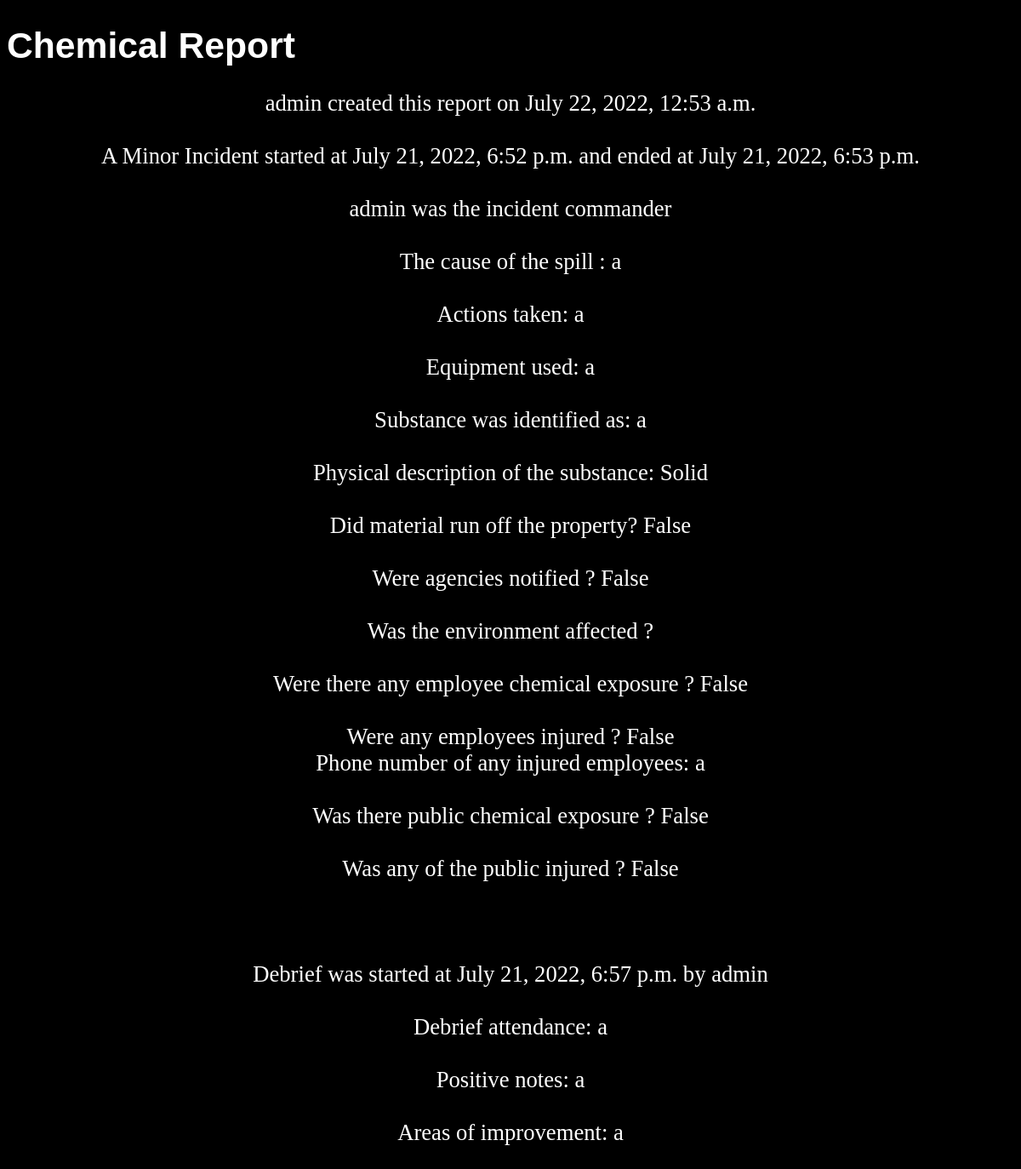
/Report/chemicalreport_detail/2, run on the app's committed database.
### Report/models.py (models this page shows, shortened)
class ChemicalReport(models.Model):
    user = models.ForeignKey(User, on_delete=models.SET_NULL, null=True, related_name='ChemicalCreator')
    created = models.DateTimeField(auto_now_add=True)
    updated = models.DateTimeField(auto_now=True)
    date_and_time_of_incident_start = models.DateTimeField()
    date_and_time_of_incident_end = models.DateTimeField()
    incident_commander = models.ForeignKey(User, on_delete=models.SET_NULL, null=True, related_name='ChemicalCommander')
    incident_type = models.ForeignKey(IncidentType, on_delete=models.SET_NULL, null=True)
    cause_of_incident = models.TextField()
    actions_taken = models.TextField()
    equipment_used = models.TextField()
    identify_substance = models.TextField()
    physical_description = models.ForeignKey(PhysicalDescription, on_delete=models.SET_NULL, null=True )
    material_run_off_property = models.BooleanField(default=False)
    agencies_notified = models.BooleanField(default=False)
    Environment_affected = models.BooleanField(default=False)
    employee_chemical_exposure = models.BooleanField(default=False)
    employee_injured = models.BooleanField(default=False)
    employee_phone_number = models.CharField(max_length=15)
    public_chemical_exposure = models.BooleanField(default=False)
    public_injured = models.BooleanField(default=False)
    debrief_attendance = models.TextField()
    positive_notes = models.TextField()
    areas_of_improvement = models.TextField()
    debrief_commander = models.ForeignKey(User, on_delete=models.SET_NULL, null=True,related_name='ChemicalDebriefCommander')
    debrief_date_time = models.DateTimeField()
    class Meta:
        ordering = ['-created']

class IncidentType(models.Model):
    type = models.CharField(max_length=100)
    description = models.CharField(max_length=140,blank=True, null=True)
    def __str__(self):
        return self.type

class PhysicalDescription(models.Model):
    state = models.CharField(max_length=100)
    other = models.CharField(max_length=100, blank=True, null=True)
    def __str__(self):
        return self.state

### Report/views.py (the view)
# urls.py: path('chemicalreport_detail/<int:pk>',ChemicalDetailView.as_view(),name='chemicalreport_detail'),
class ChemicalDetailView(DetailView):
    model = ChemicalReport

### Report/templates/Report/chemicalreport_detail.html
{% extends 'base.html' %}
{% block content %}
<h1>Chemical Report</h1>
<p>
{{chemicalreport.user}} created this report on {{chemicalreport.created}}
<br>
<br>
A {{chemicalreport.incident_type}} started at {{chemicalreport.date_and_time_of_incident_start}} and ended at {{chemicalreport.date_and_time_of_incident_end}}
<br>
<br>
{{chemicalreport.incident_commander}} was the incident commander
<br><br>
The cause of the spill : {{chemicalreport.cause_of_incident}}
<br><br>
Actions taken: {{chemicalreport.actions_taken}}
<br><br>
Equipment used: {{chemicalreport.equipment_used}}
<br><br>
Substance was identified as: {{chemicalreport.identify_substance}}
<br><br>
Physical description of the substance: {{chemicalreport.physical_description}}
<br><br>
Did material run off the property? {{chemicalreport.material_run_off_property}}
<br><br>
Were agencies notified ? {{chemicalreport.agencies_notified}}
<br><br>
Was the environment affected ? {{chemical.Environment_affected}}
<br><br>
Were there any employee chemical exposure ? {{chemicalreport.employee_chemical_exposure}}
<br><br>
Were any employees injured ? {{chemicalreport.employee_injured}}
<br>
Phone number of any injured employees: {{chemicalreport.employee_phone_number}}
<br><br>
Was there public chemical exposure ? {{chemicalreport.public_chemical_exposure}}
<br><br>
Was any of the public injured ? {{chemicalreport.public_injured}}
<br><br><br><br>
Debrief was started at {{chemicalreport.debrief_date_time}} by {{chemicalreport.debrief_commander}}
<br><br>
Debrief attendance: {{chemicalreport.debrief_attendance}}
<br><br>
Positive notes: {{chemicalreport.positive_notes}}
<br><br>
Areas of improvement: {{chemicalreport.areas_of_improvement}}
</p>
{% endblock %}

### templates/base.html (shortened to what this page needs)
<!DOCTYPE html>
<html lang="en">
    <head>
    </head>
    <body>
<div class="container">
    {% block content %}
    {% endblock %}
</div>
    </body>
</html>

### templates/base.html (style rules this page uses)
p { font-size: 20pt; align-items: center; text-align: center; }
body { background-color: black; color: white; }
h1 { font-family: Verdana, Geneva, Tahoma, sans-serif; font-size: 32pt; font-style: none; font-weight: none; }

### data on the page
ChemicalReport: user "admin", created "July 22, 2022, 12:53 a.m.", incident_type "Minor Incident", date_and_time_of_incident_start "July 21, 2022, 6:52 p.m.", date_and_time_of_incident_end "July 21, 2022, 6:53 p.m.", incident_commander "admin", cause_of_incident "a", actions_taken "a", equipment_used "a", identify_substance "a", physical_description "Solid", material_run_off_property "False", agencies_notified "False", employee_chemical_exposure "False", employee_injured "False", employee_phone_number "a", public_chemical_exposure "False", public_injured "False", debrief_date_time "July 21, 2022, 6:57 p.m.", debrief_commander "admin", debrief_attendance "a", positive_notes "a", areas_of_improvement "a"
